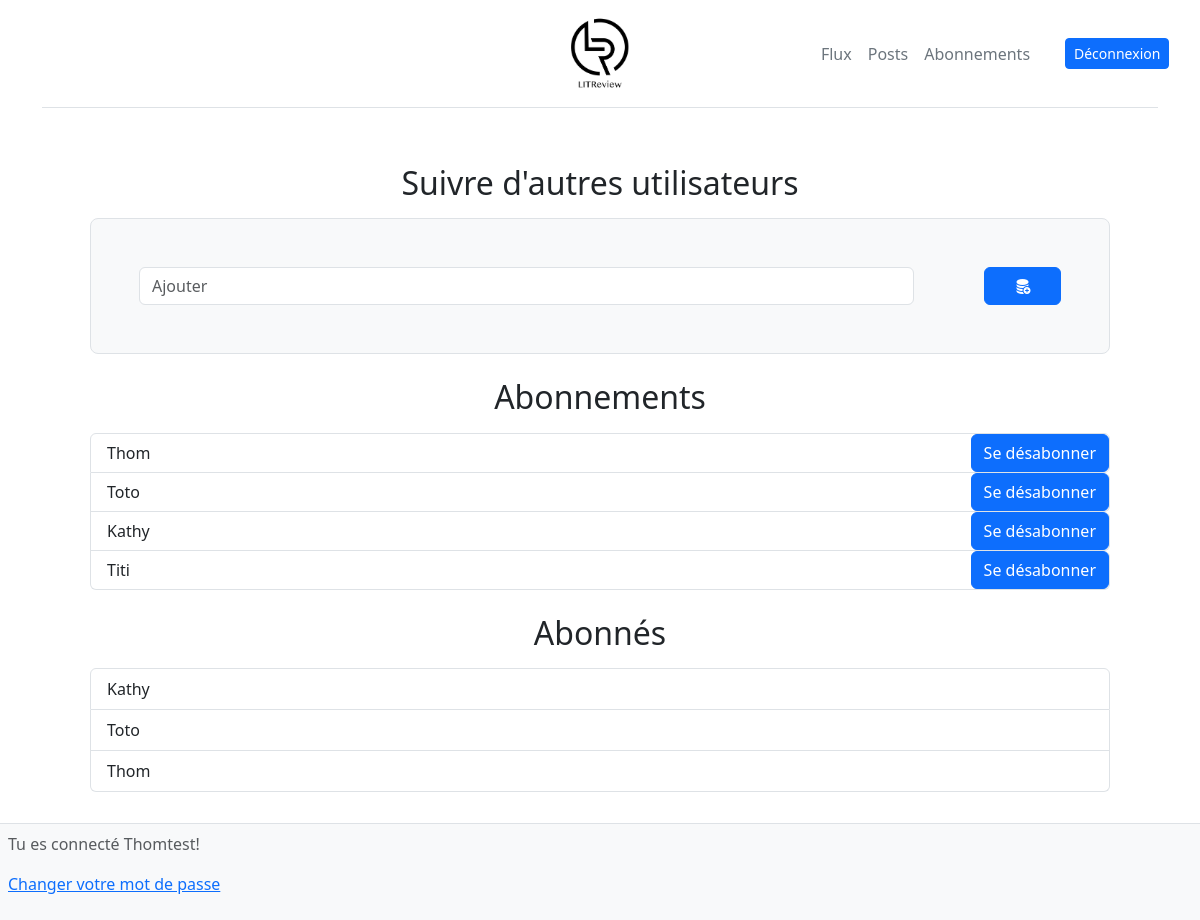
Page /subscription/ (signed in) on the earlier database version.
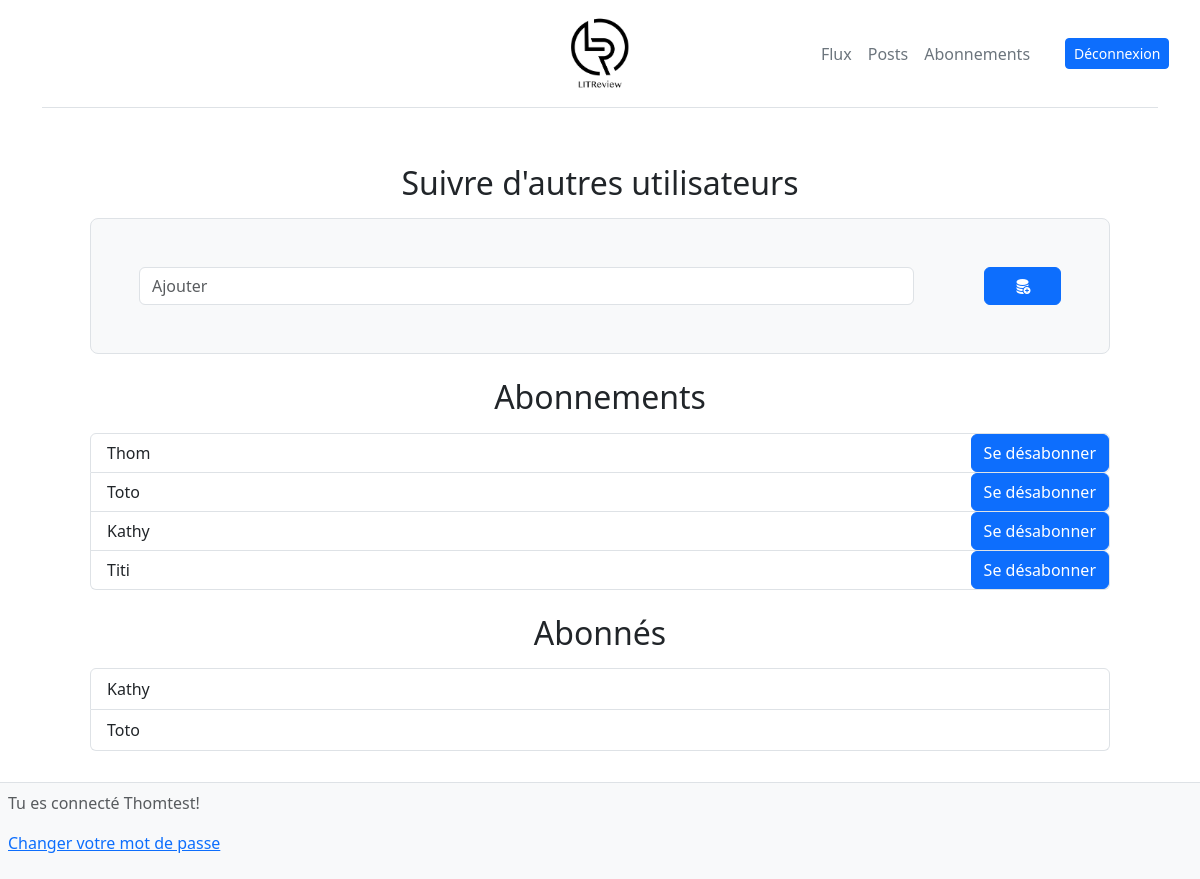
Same page on the later database version.
### mvp/models.py (models this page shows, shortened)
class UserFollows(models.Model):
    user = models.ForeignKey(to=settings.AUTH_USER_MODEL, on_delete=models.CASCADE, related_name='following')
    followed_user = models.ForeignKey(
        to=settings.AUTH_USER_MODEL, on_delete=models.CASCADE,
        related_name='following_by'
        )
    class Meta:
        constraints = [
            models.UniqueConstraint(fields=['user', 'followed_user'], name="unique_user")
        ]

### authentication/models.py (models this page shows, shortened)
class MyUser(AbstractBaseUser, PermissionsMixin):
    username = models.CharField(max_length=40, unique=True)
    USERNAME_FIELD = 'username'
    EMAIL_FIELD = 'email'
    ADMINISTRATOR = 'ADMINISTRATOR'
    SUBSCRIBER = 'SUBSCRIBER'
    ROLE_CHOICES = [
        (ADMINISTRATOR, 'Administrateur'),
        (SUBSCRIBER, 'Utilisateur'),
    ]
    REQUIRED_FIELDS = ['email']
    email = models.EmailField(
        verbose_name='email address',
        max_length=255,
        unique=True,
        null=True,
        blank=True,
    )
    role = models.CharField(max_length=30, choices=ROLE_CHOICES, default=SUBSCRIBER, verbose_name='Rôle')
    is_active = models.BooleanField(default=True)
    is_admin = models.BooleanField(default=False)
    objects = MyCustomManager()
    def __str__(self):
        return self.username

### mvp/views.py (the view, shortened to what this page needs)
class FollowUsers(LoginRequiredMixin, View):
    template_name = ''
    User = get_user_model()
    user_searching = User.objects.all()
    def get(self, request, *args, **kwargs):
        user_follows = UserFollows.objects.filter(user=request.user)
        user_followers = UserFollows.objects.filter(followed_user=request.user)
        other_users = self.user_searching.exclude(username=request.user)
        for user in user_follows:
            other_users = other_users.exclude(username=user.followed_user)
        context = {
            'users': other_users,
            'user_follows': user_follows,
            'user_followers': user_followers
        }
        return render(request, self.template_name, context=context)

### mvp/templates/mvp/follow_users_forms.html (shortened to what this page needs)
{% extends 'base.html' %}
{% load i18n %}
{% load django_bootstrap5 %}
{% block bootstrap5_extra_head %}<link rel="stylesheet" href="https://cdn.jsdelivr.net/npm/bootstrap-icons@1.10.3/font/bootstrap-icons.css">{% endblock %}
{% block content %}
<div class="container-fluid">
    <div class="px-4 py-2 my-5 text-center">
        <h2>{% translate 'Follow other users' %}</h2>
        <form class="p-4 p-md-5 border rounded-3 bg-light mt-3" method="post" >
            <div class="d-flex flex-nowrap justify-content-center">
                <div class="input-group">
                    <div class="col-11">
                        <input type="search"  class="form-control" list="users_list" placeholder="{% translate 'Add' %}"  aria-label="{% translate 'Search' %}"  name="add" />
                    </div>
                </div>
                <button type="submit" class="col-1 btn btn-primary" name="add">
                    <i class="bi bi-database-fill-add"></i>
                </button>
            </div>
        </form>
        <article class="mt-4">
            <h2>{% translate 'Subscriptions' %}</h2>
            <form method="post">
                <ul class="list-group mt-3">
                    {% for user_followed in user_follows %}
                        <li class="list-group-item align-items-center my-0 py-0 pe-0 rounded-end">
                            <div class="d-flex justify-content-between">
                                <div class="d-flex align-items-center">{{ user_followed.followed_user }}</div>
                                <button type="submit" class="btn btn-primary" name="Unsubscribe" value={{user_followed.followed_user}} >{% translate 'Unsubscribe' %}</button>
                            </div>
                        </li>
                    {% endfor %}
                </ul>
            </form>
        </article>
        <article class="mt-4">
            <h2>{% translate 'Subscribers' %}</h2>
             <ul class="list-group mt-3">
                   {% for user_followed in user_followers %}
                        <li class="list-group-item">
                            <div class="d-flex align-items-center">{{ user_followed.user }}</div>
                        </li>
                    {% endfor %}
                </ul>
        </article>
    </div>
</div>
{% endblock content %}

Differences in the rows shown:
removed UserFollows: user "Thom", shown under "Abonnés"
